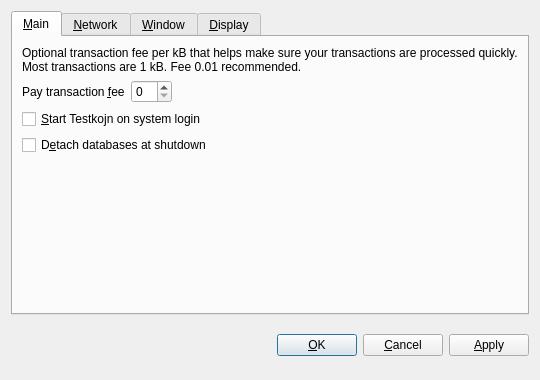
<?xml version="1.0" encoding="UTF-8"?>
<ui version="4.0">
 <class>OptionsDialog</class>
 <widget class="QDialog" name="OptionsDialog">
  <property name="geometry">
   <rect>
    <x>0</x>
    <y>0</y>
    <width>540</width>
    <height>380</height>
   </rect>
  </property>
  <property name="windowTitle">
   <string>Options</string>
  </property>
  <property name="modal">
   <bool>true</bool>
  </property>
  <layout class="QVBoxLayout" name="verticalLayout">
   <item>
    <widget class="QTabWidget" name="tabWidget">
     <property name="tabPosition">
      <enum>QTabWidget::North</enum>
     </property>
     <property name="currentIndex">
      <number>0</number>
     </property>
     <widget class="QWidget" name="tabMain">
      <attribute name="title">
       <string>&amp;Main</string>
      </attribute>
      <layout class="QVBoxLayout" name="verticalLayout_Main">
       <item>
        <widget class="QLabel" name="transactionFeeInfoLabel">
         <property name="text">
          <string>Optional transaction fee per kB that helps make sure your transactions are processed quickly. Most transactions are 1 kB. Fee 0.01 recommended.</string>
         </property>
         <property name="textFormat">
          <enum>Qt::PlainText</enum>
         </property>
         <property name="wordWrap">
          <bool>true</bool>
         </property>
        </widget>
       </item>
       <item>
        <layout class="QHBoxLayout" name="horizontalLayout_Main">
         <item>
          <widget class="QLabel" name="transactionFeeLabel">
           <property name="text">
            <string>Pay transaction &amp;fee</string>
           </property>
           <property name="textFormat">
            <enum>Qt::PlainText</enum>
           </property>
           <property name="buddy">
            <cstring>transactionFee</cstring>
           </property>
          </widget>
         </item>
         <item>
          <widget class="TestkojnAmountField" name="transactionFee"/>
         </item>
         <item>
          <spacer name="horizontalSpacer_Main">
           <property name="orientation">
            <enum>Qt::Horizontal</enum>
           </property>
           <property name="sizeHint" stdset="0">
            <size>
             <width>40</width>
             <height>20</height>
            </size>
           </property>
          </spacer>
         </item>
        </layout>
       </item>
       <item>
        <widget class="QCheckBox" name="testkojnAtStartup">
         <property name="toolTip">
          <string>Automatically start Testkojn after logging in to the system.</string>
         </property>
         <property name="text">
          <string>&amp;Start Testkojn on system login</string>
         </property>
        </widget>
       </item>
       <item>
        <widget class="QCheckBox" name="detachDatabases">
         <property name="toolTip">
          <string>Detach block and address databases at shutdown. This means they can be moved to another data directory, but it slows down shutdown. The wallet is always detached.</string>
         </property>
         <property name="text">
          <string>D&amp;etach databases at shutdown</string>
         </property>
        </widget>
       </item>
       <item>
        <spacer name="verticalSpacer_Main">
         <property name="orientation">
          <enum>Qt::Vertical</enum>
         </property>
         <property name="sizeHint" stdset="0">
          <size>
           <width>20</width>
           <height>40</height>
          </size>
         </property>
        </spacer>
       </item>
      </layout>
     </widget>
     <widget class="QWidget" name="tabNetwork">
      <attribute name="title">
       <string>&amp;Network</string>
      </attribute>
      <layout class="QVBoxLayout" name="verticalLayout_Network">
       <item>
        <widget class="QCheckBox" name="mapPortUpnp">
         <property name="toolTip">
          <string>Automatically open the Testkojn client port on the router. This only works when your router supports UPnP and it is enabled.</string>
         </property>
         <property name="text">
          <string>Map port using &amp;UPnP</string>
         </property>
        </widget>
       </item>
       <item>
        <widget class="QCheckBox" name="connectSocks">
         <property name="toolTip">
          <string>Connect to the Testkojn network through a SOCKS proxy (e.g. when connecting through Tor).</string>
         </property>
         <property name="text">
          <string>Connect through &amp;SOCKS proxy:</string>
         </property>
        </widget>
       </item>
       <item>
        <layout class="QHBoxLayout" name="horizontalLayout_Network">
         <item>
          <widget class="QLabel" name="proxyIpLabel">
           <property name="text">
            <string>Proxy &amp;IP:</string>
           </property>
           <property name="textFormat">
            <enum>Qt::PlainText</enum>
           </property>
           <property name="buddy">
            <cstring>proxyIp</cstring>
           </property>
          </widget>
         </item>
         <item>
          <widget class="QValidatedLineEdit" name="proxyIp">
           <property name="maximumSize">
            <size>
             <width>140</width>
             <height>16777215</height>
            </size>
           </property>
           <property name="toolTip">
            <string>IP address of the proxy (e.g. 127.0.0.1)</string>
           </property>
          </widget>
         </item>
         <item>
          <widget class="QLabel" name="proxyPortLabel">
           <property name="text">
            <string>&amp;Port:</string>
           </property>
           <property name="textFormat">
            <enum>Qt::PlainText</enum>
           </property>
           <property name="buddy">
            <cstring>proxyPort</cstring>
           </property>
          </widget>
         </item>
         <item>
          <widget class="QLineEdit" name="proxyPort">
           <property name="maximumSize">
            <size>
             <width>55</width>
             <height>16777215</height>
            </size>
           </property>
           <property name="toolTip">
            <string>Port of the proxy (e.g. 9050)</string>
           </property>
          </widget>
         </item>
         <item>
          <widget class="QLabel" name="socksVersionLabel">
           <property name="text">
            <string>SOCKS &amp;Version:</string>
           </property>
           <property name="textFormat">
            <enum>Qt::PlainText</enum>
           </property>
           <property name="buddy">
            <cstring>socksVersion</cstring>
           </property>
          </widget>
         </item>
         <item>
          <widget class="QValueComboBox" name="socksVersion">
           <property name="toolTip">
            <string>SOCKS version of the proxy (e.g. 5)</string>
           </property>
          </widget>
         </item>
         <item>
          <spacer name="horizontalSpacer_Network">
           <property name="orientation">
            <enum>Qt::Horizontal</enum>
           </property>
           <property name="sizeHint" stdset="0">
            <size>
             <width>40</width>
             <height>20</height>
            </size>
           </property>
          </spacer>
         </item>
        </layout>
       </item>
       <item>
        <spacer name="verticalSpacer_Network">
         <property name="orientation">
          <enum>Qt::Vertical</enum>
         </property>
         <property name="sizeHint" stdset="0">
          <size>
           <width>20</width>
           <height>40</height>
          </size>
         </property>
        </spacer>
       </item>
      </layout>
     </widget>
     <widget class="QWidget" name="tabWindow">
      <attribute name="title">
       <string>&amp;Window</string>
      </attribute>
      <layout class="QVBoxLayout" name="verticalLayout_Window">
       <item>
        <widget class="QCheckBox" name="minimizeToTray">
         <property name="toolTip">
          <string>Show only a tray icon after minimizing the window.</string>
         </property>
         <property name="text">
          <string>Minimize to the &amp;tray instead of the taskbar</string>
         </property>
        </widget>
       </item>
       <item>
        <widget class="QCheckBox" name="minimizeOnClose">
         <property name="toolTip">
          <string>Minimize instead of exit the application when the window is closed. When this option is enabled, the application will be closed only after selecting Quit in the menu.</string>
         </property>
         <property name="text">
          <string>M&amp;inimize on close</string>
         </property>
        </widget>
       </item>
       <item>
        <spacer name="verticalSpacer_Window">
         <property name="orientation">
          <enum>Qt::Vertical</enum>
         </property>
         <property name="sizeHint" stdset="0">
          <size>
           <width>20</width>
           <height>40</height>
          </size>
         </property>
        </spacer>
       </item>
      </layout>
     </widget>
     <widget class="QWidget" name="tabDisplay">
      <attribute name="title">
       <string>&amp;Display</string>
      </attribute>
      <layout class="QVBoxLayout" name="verticalLayout_Display">
       <item>
        <layout class="QHBoxLayout" name="horizontalLayout_1_Display">
         <item>
          <widget class="QLabel" name="langLabel">
           <property name="text">
            <string>User Interface &amp;language:</string>
           </property>
           <property name="textFormat">
            <enum>Qt::PlainText</enum>
           </property>
           <property name="buddy">
            <cstring>lang</cstring>
           </property>
          </widget>
         </item>
         <item>
          <widget class="QValueComboBox" name="lang">
           <property name="toolTip">
            <string>The user interface language can be set here. This setting will take effect after restarting Testkojn.</string>
           </property>
          </widget>
         </item>
        </layout>
       </item>
       <item>
        <layout class="QHBoxLayout" name="horizontalLayout_2_Display">
         <item>
          <widget class="QLabel" name="unitLabel">
           <property name="text">
            <string>&amp;Unit to show amounts in:</string>
           </property>
           <property name="textFormat">
            <enum>Qt::PlainText</enum>
           </property>
           <property name="buddy">
            <cstring>unit</cstring>
           </property>
          </widget>
         </item>
         <item>
          <widget class="QValueComboBox" name="unit">
           <property name="toolTip">
            <string>Choose the default subdivision unit to show in the interface and when sending coins.</string>
           </property>
          </widget>
         </item>
        </layout>
       </item>
       <item>
        <widget class="QCheckBox" name="displayAddresses">
         <property name="toolTip">
          <string>Whether to show Testkojn addresses in the transaction list or not.</string>
         </property>
         <property name="text">
          <string>Display addresses in &amp;transaction list</string>
         </property>
        </widget>
       </item>
       <item>
        <spacer name="verticalSpacer_Display">
         <property name="orientation">
          <enum>Qt::Vertical</enum>
         </property>
         <property name="sizeHint" stdset="0">
          <size>
           <width>20</width>
           <height>40</height>
          </size>
         </property>
        </spacer>
       </item>
      </layout>
     </widget>
    </widget>
   </item>
   <item>
    <layout class="QHBoxLayout" name="horizontalLayout_Buttons">
     <item>
      <spacer name="horizontalSpacer_1">
       <property name="orientation">
        <enum>Qt::Horizontal</enum>
       </property>
       <property name="sizeHint" stdset="0">
        <size>
         <width>40</width>
         <height>48</height>
        </size>
       </property>
      </spacer>
     </item>
     <item>
      <widget class="QLabel" name="statusLabel">
       <property name="font">
        <font>
         <weight>75</weight>
         <bold>true</bold>
        </font>
       </property>
       <property name="text">
        <string/>
       </property>
       <property name="textFormat">
        <enum>Qt::PlainText</enum>
       </property>
       <property name="wordWrap">
        <bool>true</bool>
       </property>
      </widget>
     </item>
     <item>
      <spacer name="horizontalSpacer_2">
       <property name="orientation">
        <enum>Qt::Horizontal</enum>
       </property>
       <property name="sizeHint" stdset="0">
        <size>
         <width>40</width>
         <height>48</height>
        </size>
       </property>
      </spacer>
     </item>
     <item>
      <widget class="QPushButton" name="okButton">
       <property name="text">
        <string>&amp;OK</string>
       </property>
      </widget>
     </item>
     <item>
      <widget class="QPushButton" name="cancelButton">
       <property name="text">
        <string>&amp;Cancel</string>
       </property>
       <property name="autoDefault">
        <bool>false</bool>
       </property>
      </widget>
     </item>
     <item>
      <widget class="QPushButton" name="applyButton">
       <property name="text">
        <string>&amp;Apply</string>
       </property>
       <property name="autoDefault">
        <bool>false</bool>
       </property>
      </widget>
     </item>
    </layout>
   </item>
  </layout>
 </widget>
 <customwidgets>
  <customwidget>
   <class>TestkojnAmountField</class>
   <extends>QSpinBox</extends>
   <header>testkojnamountfield.h</header>
  </customwidget>
  <customwidget>
   <class>QValueComboBox</class>
   <extends>QComboBox</extends>
   <header>qvaluecombobox.h</header>
  </customwidget>
  <customwidget>
   <class>QValidatedLineEdit</class>
   <extends>QLineEdit</extends>
   <header>qvalidatedlineedit.h</header>
  </customwidget>
 </customwidgets>
 <resources/>
 <connections/>
</ui>
